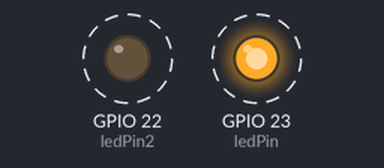
Recording of a sketch running on a simulated ESP32. Parts: output pins drawn as LEDs (lit = HIGH). Dashed ring = blinking.

Above: at 0.5 s.
Timing chart, 0 to 4.6 s (numbered marks = the images above):
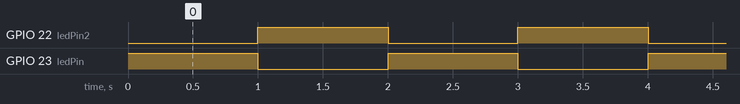

The sketch:

test1.ino
```cpp
// Definisikan pin tempat LED onboard terhubung
// Untuk Arduino Nano ESP32, LED_BUILTIN sudah didefinisikan ke pin LED onboard.
const int ledPin = 23;
const int ledPin2 = 22;

void setup() {
  // Fungsi setup() hanya berjalan sekali saat board pertama kali menyala atau di-reset

  // Mengatur pin LED sebagai OUTPUT.
  // Ini memberitahu ESP32 bahwa kita akan mengirim sinyal ke pin ini
  pinMode(ledPin, OUTPUT);
  pinMode(ledPin2, OUTPUT);
}

void loop() {
  // Fungsi loop() berjalan berulang-ulang tanpa henti setelah setup() selesai
  digitalWrite(ledPin, HIGH);
  digitalWrite(ledPin2, LOW);     // Mematikan LED
  delay(1000);                   // Menunggu selama 1000 milidetik (1 detik)

  digitalWrite(ledPin, LOW);     // Mematikan LED
  digitalWrite(ledPin2, HIGH);     // Mematikan LED
  delay(1000);                   // Menunggu selama 1000 milidetik (1 detik)
}
```

Measured:
- by itself, GPIO 22 (ledPin2), GPIO 23 (ledPin): alternates HIGH for 1.0 s and LOW for 1.0 s
